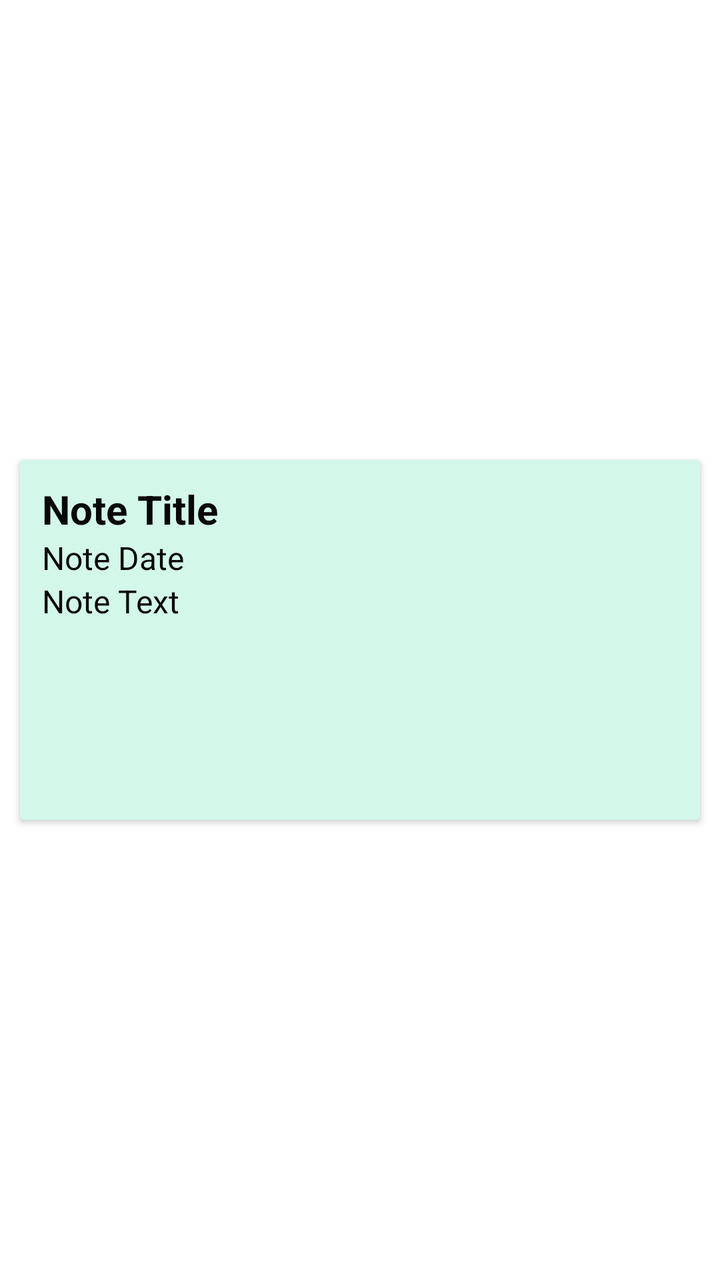
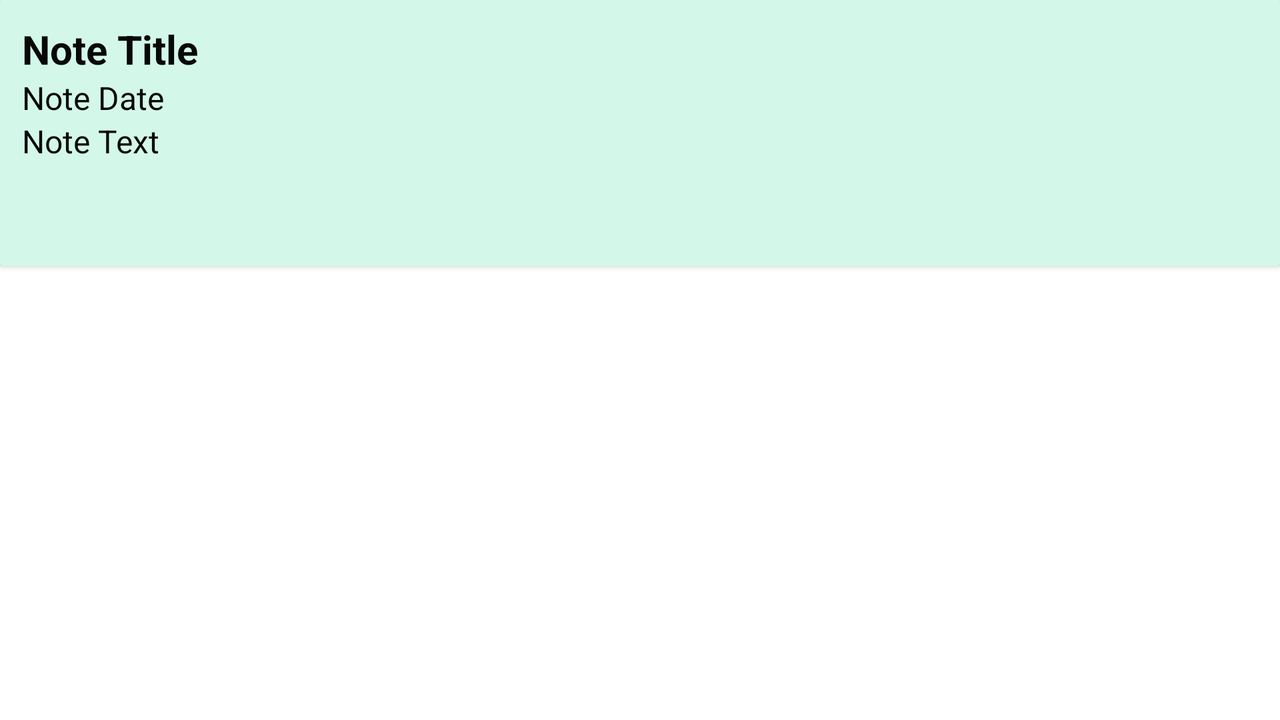

Two renders of one Android screen. The first uses the default layout on a phone; the second uses the alternative layout the repository ships for a different screen configuration, on a matching device. The two XML files are below.
<!-- AndroidManifest.xml: application theme Theme.C196_ABM2_Charity_Yohn -->
<!-- res/layout/note_list_item_layout.xml -->
<?xml version="1.0" encoding="utf-8"?>
<androidx.constraintlayout.widget.ConstraintLayout xmlns:android="http://schemas.android.com/apk/res/android"
    xmlns:app="http://schemas.android.com/apk/res-auto"
    xmlns:tools="http://schemas.android.com/tools"
    android:id="@+id/noteLayout"
    android:layout_width="match_parent"
    android:layout_height="match_parent">

    <androidx.cardview.widget.CardView
        android:id="@+id/cardView"
        android:layout_width="match_parent"
        android:layout_height="180dp"
        android:layout_marginStart="10dp"
        android:layout_marginTop="10dp"
        android:layout_marginEnd="10dp"
        android:layout_marginBottom="10dp"
        android:backgroundTint="@color/light_teal"
        app:layout_constraintBottom_toBottomOf="parent"
        app:layout_constraintEnd_toEndOf="parent"
        app:layout_constraintStart_toStartOf="parent"
        app:layout_constraintTop_toTopOf="parent">


        <LinearLayout
            android:layout_width="match_parent"
            android:layout_height="match_parent"
            android:orientation="vertical"
            android:layout_margin="@dimen/cardview_compat_inset_shadow"
            android:padding="10dp">

            <TextView
                android:id="@+id/noteTitleCardView"
                android:layout_width="wrap_content"
                android:layout_height="wrap_content"
                android:text="Note Title"
                android:textColor="#090808"
                android:textSize="20sp"
                android:textStyle="bold" />

            <TextView
                android:id="@+id/noteDateCardView"
                android:layout_width="wrap_content"
                android:layout_height="wrap_content"
                android:text="Note Date"
                android:textColor="#090808"
                android:textSize="16sp" />

            <TextView
                android:id="@+id/noteTextCardView"
                android:layout_width="wrap_content"
                android:layout_height="wrap_content"
                android:text="Note Text"
                android:textColor="#090808"
                android:textSize="16sp" />
        </LinearLayout>


    </androidx.cardview.widget.CardView>

</androidx.constraintlayout.widget.ConstraintLayout>
<!-- resources referenced by this layout -->
<resources>
  <color name="light_teal">#D3F8EA</color>
  <style name="Theme.C196_ABM2_Charity_Yohn" parent="Theme.MaterialComponents.DayNight.DarkActionBar">
          
          <item name="colorPrimary">@color/primary</item>
          <item name="colorPrimaryVariant">@color/black_top</item>
          <item name="colorOnPrimary">@color/white</item>
          
          <item name="colorSecondary">@color/teal_200</item>
          <item name="colorSecondaryVariant">@color/teal_700</item>
          <item name="colorOnSecondary">@color/black</item>
          
          <item name="android:statusBarColor" tools:targetApi="l">?attr/colorPrimaryVariant</item>
          
      </style>
  <color name="primary">#015F47</color>
  <color name="black_top">#070707</color>
  <color name="white">#FFFFFFFF</color>
  <color name="teal_200">#FF03DAC5</color>
  <color name="teal_700">#FF018786</color>
  <color name="black">#FF000000</color>
</resources>
<!-- res/layout-land/note_list_item_layout.xml (the author's variant of the layout above) -->
<!-- drawn on the phone turned sideways -->
<?xml version="1.0" encoding="utf-8"?>
<androidx.constraintlayout.widget.ConstraintLayout xmlns:android="http://schemas.android.com/apk/res/android"
    xmlns:app="http://schemas.android.com/apk/res-auto"
    xmlns:tools="http://schemas.android.com/tools"
    android:id="@+id/noteLayout"
    android:layout_width="wrap_content"
    android:layout_height="wrap_content"
    android:layout_marginLeft="5dp"
    android:layout_marginTop="5dp"
    android:layout_marginRight="5dp"
    android:layout_marginBottom="5dp">

    <androidx.cardview.widget.CardView
        android:id="@+id/cardView"
        android:layout_width="wrap_content"
        android:layout_height="wrap_content"
        android:backgroundTint="@color/light_teal"

        app:layout_constraintEnd_toEndOf="parent"
        app:layout_constraintStart_toStartOf="parent"
        app:layout_constraintTop_toTopOf="parent">
        

        <LinearLayout
            android:layout_width="674dp"
            android:layout_height="131dp"
            android:layout_margin="@dimen/cardview_compat_inset_shadow"
            android:orientation="vertical"
            android:padding="10dp">

            <TextView
                android:id="@+id/noteTitleCardView"
                android:layout_width="wrap_content"
                android:layout_height="wrap_content"
                android:text="Note Title"
                android:textColor="#090808"
                android:textSize="20sp"
                android:textStyle="bold" />

            <TextView
                android:id="@+id/noteDateCardView"
                android:layout_width="wrap_content"
                android:layout_height="wrap_content"
                android:text="Note Date"
                android:textColor="#090808"
                android:textSize="16sp" />

            <TextView
                android:id="@+id/noteTextCardView"
                android:layout_width="wrap_content"
                android:layout_height="wrap_content"
                android:text="Note Text"
                android:textColor="#090808"
                android:textSize="16sp" />
        </LinearLayout>


    </androidx.cardview.widget.CardView>

</androidx.constraintlayout.widget.ConstraintLayout>
